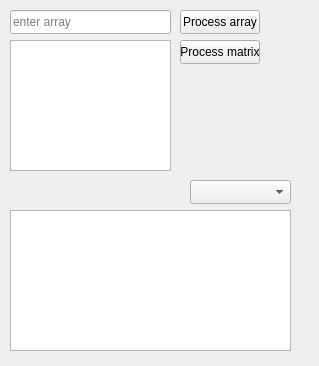
<?xml version="1.0" encoding="UTF-8"?>
<ui version="4.0">
 <class>task2</class>
 <widget class="QWidget" name="task2">
  <property name="geometry">
   <rect>
    <x>0</x>
    <y>0</y>
    <width>319</width>
    <height>366</height>
   </rect>
  </property>
  <property name="windowTitle">
   <string>Form</string>
  </property>
  <widget class="QLineEdit" name="array">
   <property name="geometry">
    <rect>
     <x>10</x>
     <y>10</y>
     <width>161</width>
     <height>24</height>
    </rect>
   </property>
   <property name="placeholderText">
    <string>enter array</string>
   </property>
  </widget>
  <widget class="QComboBox" name="option_oe">
   <property name="geometry">
    <rect>
     <x>190</x>
     <y>180</y>
     <width>101</width>
     <height>24</height>
    </rect>
   </property>
  </widget>
  <widget class="QTextEdit" name="matrix">
   <property name="geometry">
    <rect>
     <x>10</x>
     <y>40</y>
     <width>161</width>
     <height>131</height>
    </rect>
   </property>
  </widget>
  <widget class="QPlainTextEdit" name="output">
   <property name="geometry">
    <rect>
     <x>10</x>
     <y>210</y>
     <width>281</width>
     <height>141</height>
    </rect>
   </property>
  </widget>
  <widget class="QPushButton" name="funcArr">
   <property name="geometry">
    <rect>
     <x>180</x>
     <y>10</y>
     <width>80</width>
     <height>24</height>
    </rect>
   </property>
   <property name="text">
    <string>Process array</string>
   </property>
  </widget>
  <widget class="QPushButton" name="funcMat">
   <property name="geometry">
    <rect>
     <x>180</x>
     <y>40</y>
     <width>80</width>
     <height>24</height>
    </rect>
   </property>
   <property name="text">
    <string>Process matrix</string>
   </property>
  </widget>
 </widget>
 <resources/>
 <connections/>
</ui>
